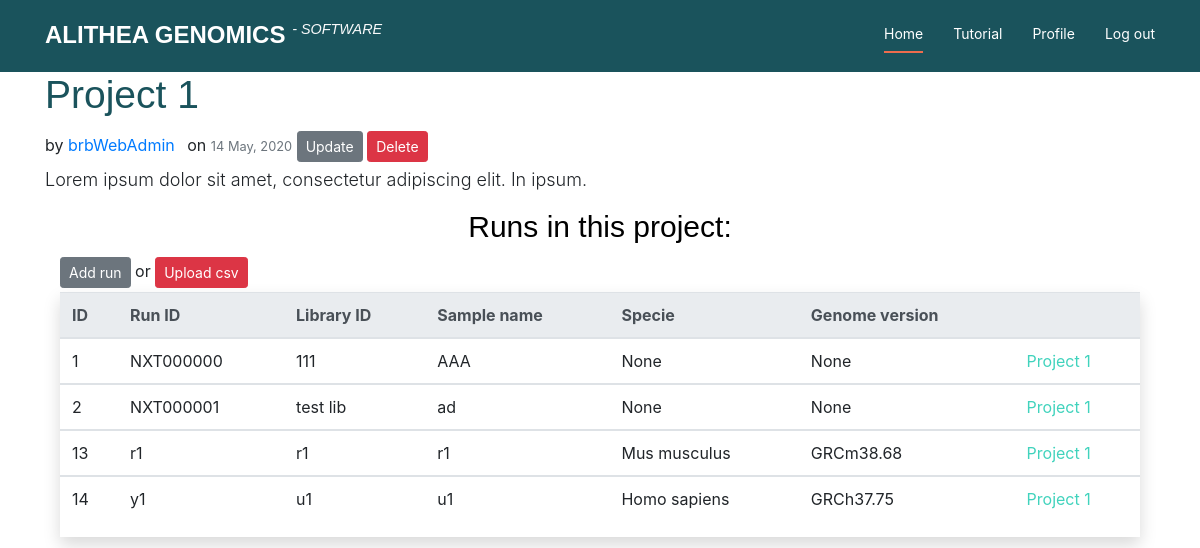
The page /userHome/project/7/ (signed in) on the database its author committed.
### userHome/models.py (models this page shows, shortened)
class Project(models.Model):
	author = models.ForeignKey(User, on_delete = models.CASCADE)
	name = models.CharField(max_length = 100)
	description = models.TextField()
	date_created = models.DateTimeField(auto_now_add = True)
	date_updated = models.DateTimeField(auto_now = True)
	def get_absolute_url(self):
		return reverse('project-detail', kwargs = {'pk': self.pk})

class SeqLibrary(models.Model):
	project = models.ForeignKey(Project, related_name = 'seqData', null = True,
		on_delete = models.CASCADE)
	RunID = models.CharField(max_length = 100)
	LibraryID = models.CharField(max_length = 100)
	SampleID = models.CharField(max_length = 100)
	specie = models.ForeignKey(Specie, null = True, on_delete = models.SET_NULL)
	genome = models.ForeignKey(GenomeVersion, null = True, on_delete = models.SET_NULL)

class Specie(models.Model):
	name = models.CharField(max_length = 100)
	def __str__(self):
		return self.name

class GenomeVersion(models.Model):
	specie = models.ForeignKey(Specie, max_length = 100,
		on_delete = models.CASCADE)
	version = models.CharField(max_length = 100)
	def __str__ (self):
		return self.version

### userHome/views.py (the view)
# urls.py: path('project/<int:pk>/', ProjectDetailView.as_view(),
class ProjectDetailView(DetailView):
	model = Project

### userHome/templates/userHome/project_detail.html
{% extends "userHome/base.html" %}
{% block content %}
	<article class="media content-section">
		<div class="media-body">
			<div class="article-metadata">
				{% if object.author  == user %}
					<div>
                        <h2 class="project-title">{{ object.name }}</h2> by <a class="mr-2" href="#">{{ object.author }}</a> on  <small class="text-muted">{{ object.date_created|date:"d F, Y"}}</small>
						<a class="btn btn-secondary btn-sm mt-1 mb-1" href="{% url 'project-update' object.id %}"> Update </a>
						<a class="btn btn-danger btn-sm mt-1 mb-1" href="{% url 'project-delete' object.id %}"> Delete </a>
					</div>
                    <p class="article-content">{{ object.description }}</p>
                    <div class="container">
                        <h3>Runs in this project: </h3> <a class="btn btn-secondary btn-sm mt-1 mb-1" href="{% url 'SeqLibrary-create' object.id %}"> Add run </a> or <a class="btn btn-danger btn-sm mt-1 mb-1" href="{% url 'SeqLibrary-upload' object.id %}"> Upload csv </a>
                        <div class="project-table table-responsive table-hover table-condensed shadow">
                            <table class="table">
                                <thead class="thead-light">
                                    <tr>
                                        <th>ID</th>
                                        <th>Run ID</th>
                                        <th>Library ID</th>
                                        <th>Sample name</th>
                                        <th>Specie</th>
                                        <th>Genome version</th>
                                        <th></th>
                                    </tr>
                                </thead>
                            {% for seqLib in object.seqData.all %}
                                <tbody>
                                    <tr>
                                        <td>{{ seqLib.id }}</td>
                                        <td>{{ seqLib.RunID }}</td>
                                        <td>{{ seqLib.LibraryID }}</td>
                                        <td>{{ seqLib.SampleID }}</td>
                                        <td>{{ seqLib.specie }}</td>
                                        <td>{{ seqLib.genome }}</td>
                                        <td><a class="update-project" href="{{project.get_absolute_url}}">{{ project.name }}</td>
                                        </tr>
                                    </tbody>
                            {% endfor %}
                            </table>
                        </div>
                    </div>
				{% endif %}
		    </div>
		</div>
	</article>
{% endblock content %}

### userHome/static/userHome/style.css (style rules this page uses)
h1, h2, h3, h4, h5 { font-family: "Helvetica"; color: #000000; }
h2 { font-size: 39px; font-weight: 400; color: #1a535c; }
h3 { font-size: 30px; font-weight: 400; text-align: center; }
p, span { font-size: 18px; font-weight: 300; }
#UI .update-project { float: left; transition: 0.5s; color: #41D3BD; }

### rows shown on the page
Project: name "Project 1", author "brbWebAdmin", date_created "14 May, 2020", description "Lorem ipsum dolor sit amet, consectetur adipiscing elit. In ipsum."
SeqLibrary: id "1", RunID "NXT000000", LibraryID "111", SampleID "AAA", specie "None", genome "None"
SeqLibrary: id "2", RunID "NXT000001", LibraryID "test lib", SampleID "ad", specie "None", genome "None"
SeqLibrary: id "13", RunID "r1", LibraryID "r1", SampleID "r1", specie "Mus musculus", genome "GRCm38.68"
SeqLibrary: id "14", RunID "y1", LibraryID "u1", SampleID "u1", specie "Homo sapiens", genome "GRCh37.75"
